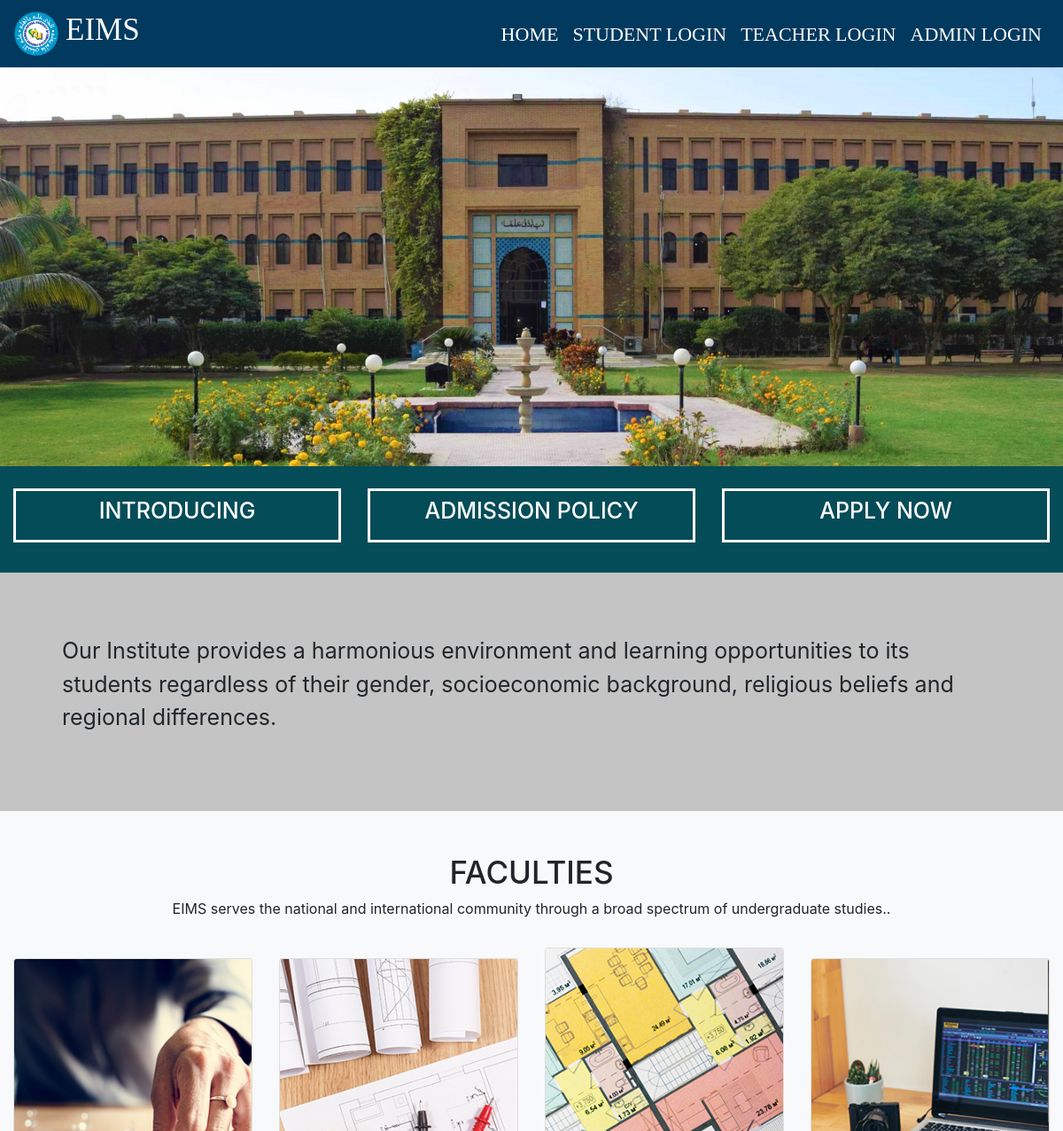
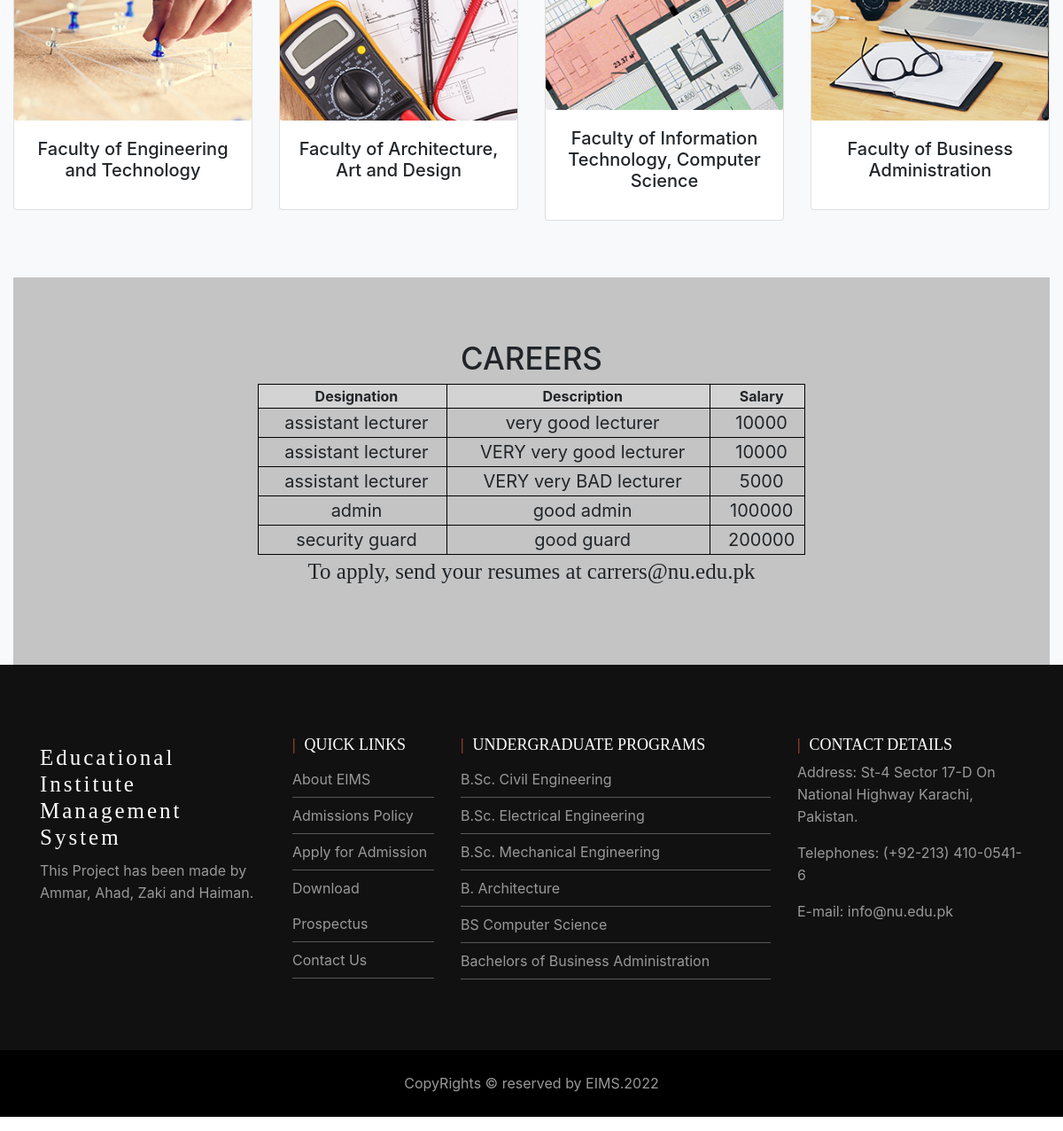
The page / on the database its author committed (2 pictures, top to bottom).
### tables this page shows
CREATE TABLE `job_application` (
  `id` int(3) NOT NULL,
  `designation` text NOT NULL,
  `description` text NOT NULL,
  `salary` int(7) NOT NULL,
  `dt` timestamp NOT NULL DEFAULT current_timestamp()
);

### Common/career.php (the view, shortened to what this page needs)
	<section class=" bg-light text-center">
		<div class=" w-100 pt-5 m-auto" style="
	width:100%;
	padding-right:15px;
	padding-left:15px;
	margin-right:auto;
	margin-left:auto;
">
<div class="paragraph">
		<h1>CAREERS</h1>
	<table class="center">
  		<tr style="background-color: lightgray;">
    	<th>Designation</th>
    	<th>Description</th>
    	<th>Salary</th>
  		</tr>
  	<?php
            $server = "localhost";
			$username = "root";
			$password = "";
			$con = mysqli_connect($server, $username, $password);
			$sql2 = "select * from eims.job_application;";
            $run1=mysqli_query($con,$sql2);
			while($row1=mysqli_fetch_array($run1))
            {
				echo "<tr>";
                echo "<td>".$row1['designation']."</td>";
                echo "<td>".$row1['description']."</td>";
                echo "<td>".$row1['salary']."</td>";
				echo "</tr>";
			}
	?>
	</table>
	<div class="pp">
	<p>To apply, send your resumes at carrers@nu.edu.pk</p>
	</div>
	</div>
</div>
</section>

### Common/header.php (shortened to what this page needs)
<!DOCTYPE html>
<html>
<head>
	<link rel="stylesheet" type="text/css" href="bootstrap/css/bootstrap.min.css">
	<link rel="stylesheet" type="text/css" href="css/footer.css">
	<link rel="stylesheet" type="text/css" href="css/style.css">
    <link rel="stylesheet" href="https://stackpath.bootstrapcdn.com/font-awesome/4.7.0/css/font-awesome.min.css">
</head>
<body>
<nav class="navbar navbar-expand-lg navbar-dark header-back sticky-top header-navbar-fonts">
	<a class="navbar-brand d-flex align-items-center" href="index.php">
		<img src="images/fast.png" class="logo-image" width="50" height="50">
		<h3 class="text-light text-uppercase ml-2">EIMS</h3>
	</a>
	<div class="collapse navbar-collapse" id="navbarNavDropdown">
		<ul class="navbar-nav ml-auto">
			<li class="nav-item active">
				<a class="nav-link" href="index.php">HOME<span class="sr-only">(current)</span></a>
			</li>
			<li class="nav-item active">
        <a class="nav-link" href="login/student-login.php">STUDENT LOGIN</i><span class="sr-only">(current)</span></a>
      </li>
      <li class="nav-item active">
        <a class="nav-link" href="login/teacher-login.php">TEACHER LOGIN</i><span class="sr-only">(current)</span></a>
      </li>
      <li class="nav-item active">
        <a class="nav-link" href="login/admin-login.php">ADMIN LOGIN</i><span class="sr-only">(current)</span></a>
      </li>
		</ul>
	</div>
</nav>

### index.php
	<?php include('common/header.php') ?>
	<div class="home-div"></div>
		<div class="w-100 in-ad-ap">
			<div class="row m-auto text-center">
				<div class="col-md-4"><h3>INTRODUCING</h3></div>
				<div class="col-md-4"><h3>ADMISSION POLICY</h3></div>
				<div class="col-md-4"><h3>APPLY NOW</h3></div>
			</div>
		</div>
		<div class="paragraph">
			<p>
				Our Institute provides a harmonious environment and learning opportunities  to its students regardless of their gender, socioeconomic background, religious beliefs and regional differences.
			</p>
		</div>
	<?php include('common/cards.php') ?>
	<?php include('common/career.php') ?>
	<?php include('common/footer.php') ?>
</body>
</html>

### Common/cards.php (shortened to what this page needs)
	<section class=" bg-light text-center">
		<div class=" w-100 pt-5 m-auto" style="
	width:100%;
	padding-right:15px;
	padding-left:15px;
	margin-right:auto;
	margin-left:auto;
">
			<h1>FACULTIES</h1>
			<p>EIMS serves the national and international community through a broad spectrum of undergraduate studies..</p>
			<div class="row pt-3 pb-3">
				<div class="col-lg-3 col-md-3 col-sm-12 col-10 m-auto">
					<div class="card card-margin">
						<div class="card-logo m-auto">
							<img src="images/1.jpg" class="card-img img-fluid">
						</div>
						<div class="card-body">
							<h5 class="card-title">Faculty of Engineering and Technology</h5>
						</div>
					</div>
				</div>
				<div class="col-lg-3 col-md-3 col-sm-12 col-10 m-auto">
					<div class="card card-margin">
						<div class="card-logo m-auto mt-1">
							<img src="images/2.jpg" class="card-img img-fluid">
						</div>
						<div class="card-body">
							<h5 class="card-title">Faculty of Architecture, Art and Design</h5>
						</div>
					</div>
				</div>
				<div class="col-lg-3 col-md-3 col-sm-12 col-10 m-auto">
					<div class="card card-margin">
						<div class="card-logo m-auto">
							<img src="images/3.jpg" class="card-img img-fluid">
						</div>
						<div class="card-body">
							<h5 class="card-title">Faculty of Information Technology, Computer Science</h5>
						</div>
					</div>
				</div>
				<div class="col-lg-3 col-md-3 col-sm-12 col-10 m-auto">
					<div class="card card-margin">
						<div class="card-logo m-auto">
							<img src="images/4.jpg" class="card-img img-fluid">
						</div>
						<div class="card-body">
							<h5 class="card-title">Faculty of Business Administration</h5>
						</div>
					</div>
				</div>
			</div>
		</div>
	</section>

### Common/footer.php
<footer>
  <div class="footer-top">
    <div class="container">
        <div class="row">
          <div class="col-md-3 col-sm-6 col-xs-12 segment-one md-mb-30 sm-mb-30">
            <h3>Educational Institute Management System</h3>
            <p>This Project has been made by Ammar, Ahad, Zaki and Haiman.
            </p>
          </div>
          <div class="col-md-2 col-sm-6 col-xs-12 segment-two md-mb-30 sm-mb-30">
            <h2>Quick Links</h2>
            <ul>
              <li><a href="">About EIMS</a></li>
              <li><a href="">Admissions Policy</a></li>
              <li><a href="">Apply for Admission</a></li>
              <li><a href="">Download Prospectus</a></li>
              <li><a href="">Contact Us</a></li>
            </ul>
          </div>
          <div class="col-md-4 col-sm-6 col-xs-12 segment-two md-mb-30 sm-mb-30">
            <h2>UNDERGRADUATE PROGRAMS</h2>
            <ul>
              <li><a href="">B.Sc. Civil Engineering</a></li>
              <li><a href="">B.Sc. Electrical Engineering</a></li>
              <li><a href="">B.Sc. Mechanical Engineering</a></li>
              <li><a href="">B. Architecture</a></li>
              <li><a href="">BS Computer Science</a></li>
              <li><a href="">Bachelors of Business Administration</a></li>
            </ul>
          </div>
          <div class="col-md-3 col-sm-6 col-xs-12 segment-two md-mb-30 sm-mb-30">
            <h2>CONTACT DETAILS</h2>
              <p>Address: St-4 Sector 17-D On National Highway Karachi, Pakistan.</p>
              <p>Telephones:  (+92-213) 410-0541-6</p>
              <p>E-mail:  info@nu.edu.pk</p>
        </div>
      </div>
    </div>
    </div>
  <p class="footer-bottom-text">CopyRights © reserved by EIMS.2022</p>
</footer>

### Css/footer.css (style rules this page uses)
.footer-top p { color: #999; line-height: 25px; }
.footer-top h2,h3 { color: #fff; }
.footer-top h2 { font-size: 18px; }
.footer-top { background: #111; padding: 80px 0; }
.segment-one h3 { font-family: courgette; color: #fff; letter-spacing: 3px; margin: 10px 0; }
.segment-two h2 { font-family: courgette; color: #fff; font-family: poppins; text-transform: uppercase; }
.segment-two h2:before { content: '|'; color: #c65039; padding-right: 10px; }
.segment-two ul { margin: 0; padding: 0; list-style: none; }
.segment-two ul li { border-bottom: 1px solid rgba(255,255,255,0.3); line-height: 40px; }
.segment-two ul li a { color: #999; text-decoration: none ; }
.footer-bottom-text { text-align: center; background: #000; line-height: 75px; color: #999; }

### Css/style.css (style rules this page uses)
h1 { font-size: 35px; }
h2 { font-size: 30px; }
h3 { font-size: 25px; }
.header-back { background: #02395e; }
.header-navbar-fonts { font-family: Cambria, Cochin, Georgia, Times, 'Times New Roman', serif; }
.header-navbar-fonts h3 { font-size: 35px !important; }
.header-navbar-fonts ul li a { font-size: 22px !important; }
.home-div { background-image: url(../Images/fast-banner.jpg); background-repeat: no-repeat; background-size: cover; background-position: fixed; width: 100%; height: 450px; }
.in-ad-ap { z-index: 10 !important; height: 120px !important; background-color: rgb(4, 76, 88); }
.in-ad-ap h3 { margin-top: 25px; padding-top: 2%; border-style: solid; height: 80%; }
.paragraph { height: auto; padding: 70px; font-size: 25px; background: rgb(196, 196, 196); }
.pp { font-family: courgette; }
.table-elements tr, td, th { font-size: 13px; border: 1px solid rgb(194, 193, 193); padding-left: 10px !important; }
.table-font-for-transcript td, th { font-size: 16px !important; }

### Common/header.php (style rules this page uses)
.center { margin-left: auto; margin-right: auto; padding: 10px; width: 60%; }
table, th, td { border: 1px solid black; font-size: 20px; }

### rows shown on the page
job_application: designation "assistant lecturer", description "very good lecturer", salary "10000"
job_application: designation "assistant lecturer", description "VERY very good lecturer", salary "10000"
job_application: designation "assistant lecturer", description "VERY very BAD lecturer", salary "5000"
job_application: designation "admin", description "good admin", salary "100000"
job_application: designation "security guard", description "good guard", salary "200000"
